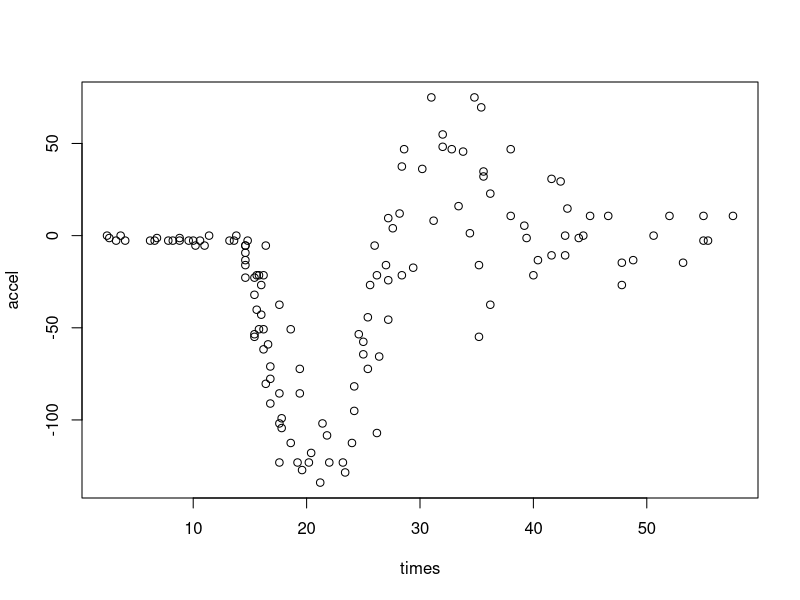
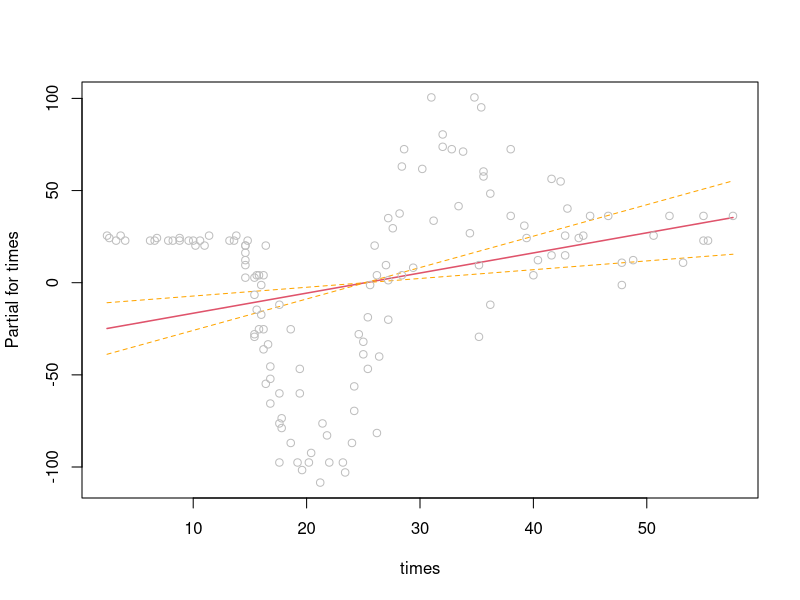
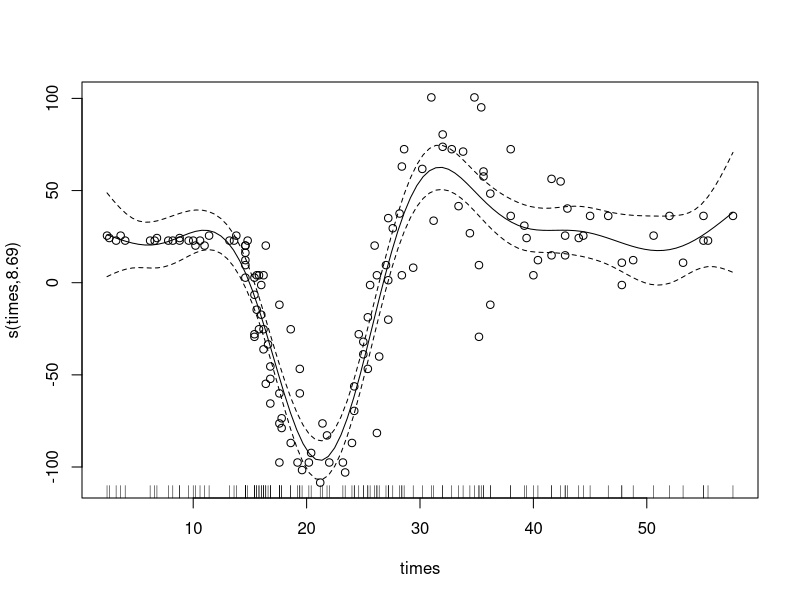
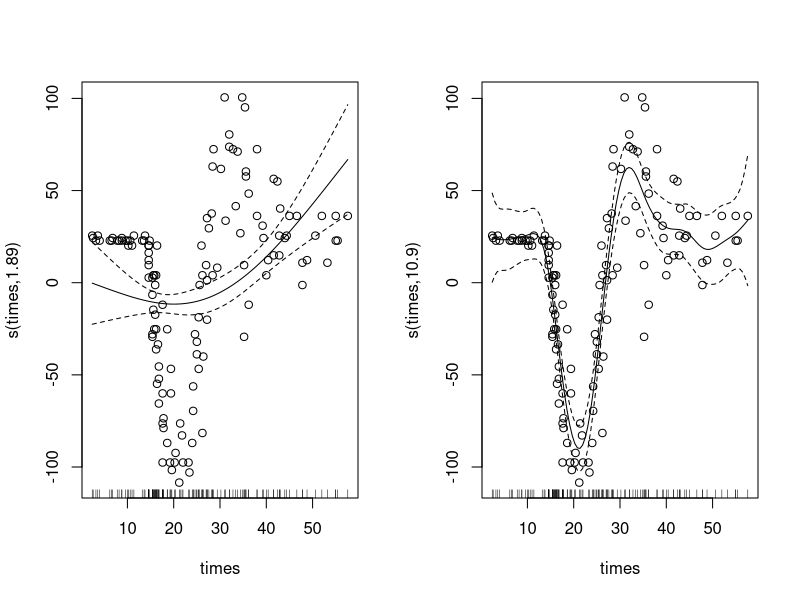
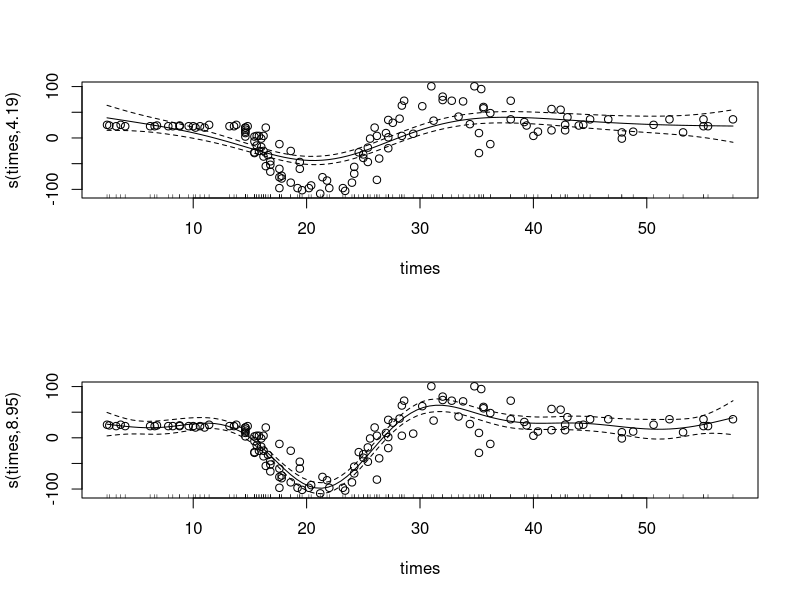
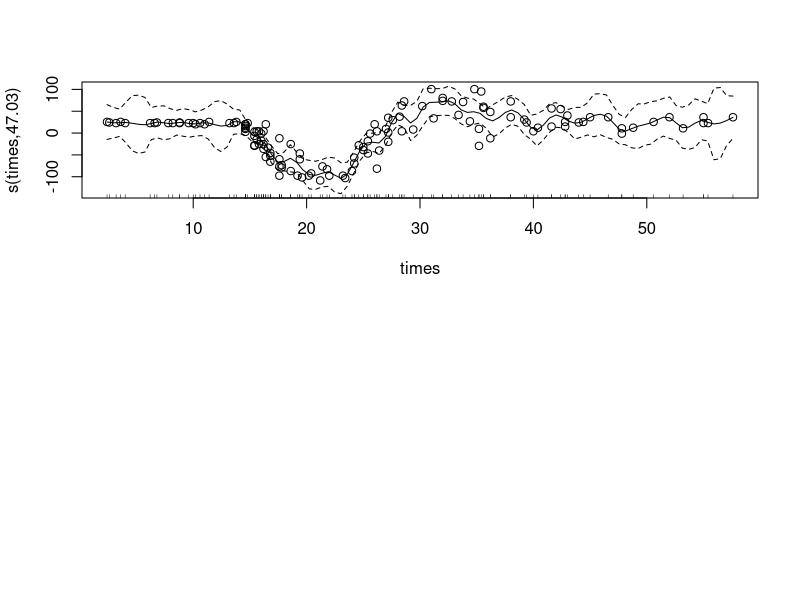

Reproduce these figures in R, in order.
# Fri Jun 14 08:30:49 2019 ------------------------------
# Working through Noam Ross' GAM tutorial
# https://noamross.github.io/gams-in-r-course/

library(mgcv)

mcycle <- MASS::mcycle

head(mcycle)
plot(mcycle)

# make a linear model of the data
lm_mod <- lm(accel~times, data = mcycle)

# make a linear model of the data
termplot(lm_mod, partial.resid = T, se = T) 

# now make a nonlinear model
gam_mod <- gam(accel ~ s(times), data = mcycle)

# plot the results
plot(gam_mod, residuals = T, pch = 1)


# extract the coeffs of the basis function
coef(gam_mod) # has 9 coefs that make up the basis function!!!

# the flexiblity is appealing, but also makes it easy to overfit the model.  Below is how we deal with overfitting
# lambda value balanaces over fitting vs underfitting
# usually the mgcv package chooses the value of lambda, but we can fix it using the 'sp = ' argument
# NR reccomends using the Restricted Max. Likelihood Method (REML) for selecting smoothing parms
# the 'k = ' argument limits the number of basis functions

# play with the k argument
gam_mod_k3 <- gam(accel ~ s(times, k = 3), data = mcycle)
gam_mod_k20 <- gam(accel ~ s(times, k = 20), data = mcycle)

# plot the two models
par(mfrow = c(1, 2))
plot(gam_mod_k3, residuals = T, pch = 1) 
plot(gam_mod_k20, residuals = T, pch = 1)


# now explore the smooth parms
# run model and extract lambda (sp)
gam_mod <- gam(accel ~ s(times), data = mcycle, method = "REML")
gam_mod$sp

gam_mod_s1 <- gam(accel ~ s(times), data = mcycle, sp = 0.1)
gam_mod_s2 <- gam(accel ~ s(times), data = mcycle, sp = 0.0001)

# Plot both models
par(mfrow = c(2, 1))
plot(gam_mod_s1, residuals = TRUE, pch = 1)
plot(gam_mod_s2, residuals = TRUE, pch = 1)

# now see how model complexity and smoothing work together
# Fit a GAM models to the mcycle data with accel as a smooth function of times with 50 basis 
# functions and a smoothing parameter of 0.0001
# Visualize the model

gam_mod_sk <- gam(accel ~ s(times, k = 50), data = mcycle, sp = 0.0001)
plot(gam_mod_sk, residuals = T, pch = 1)
